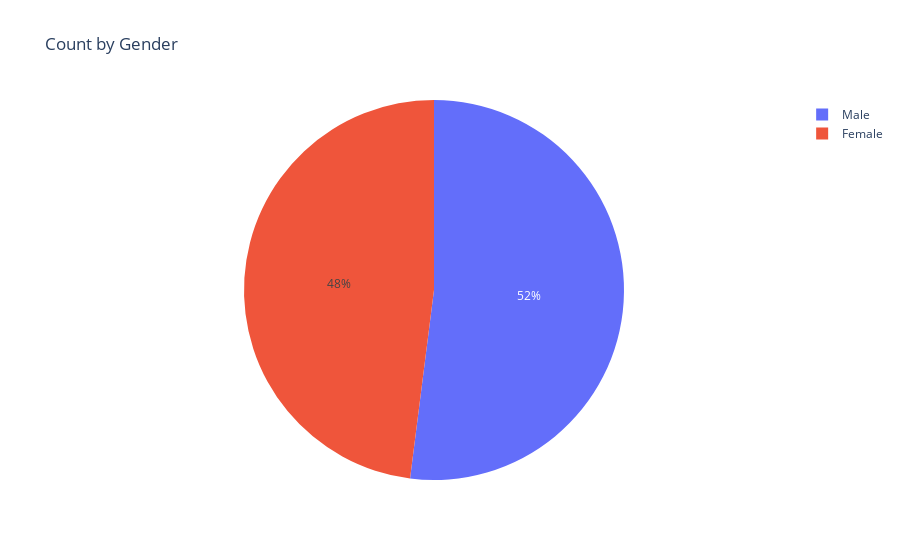

The code cell stored with this chart in its notebook:
### Code cell
gender_count = data['Gender'].value_counts().reset_index()
gender_dist = px.pie(gender_count, values='count', names="Gender", title="Count by Gender")
gender_dist.show()

### Figure 1 — Plotly figure (JSON) as saved in the notebook; plotly's stock layout.template omitted (floating-point values rounded to 4 significant figures)
{"data": [{"domain": {"x": [0, 1], "y": [0, 1]}, "hovertemplate": "Gender=%{label}<br>count=%{value}<extra></extra>", "labels": ["Male", "Female"], "legendgroup": "", "name": "", "showlegend": true, "type": "pie", "values": [194, 179]}], "layout": {"legend": {"tracegroupgap": 0}, "title": {"text": "Count by Gender"}}}
